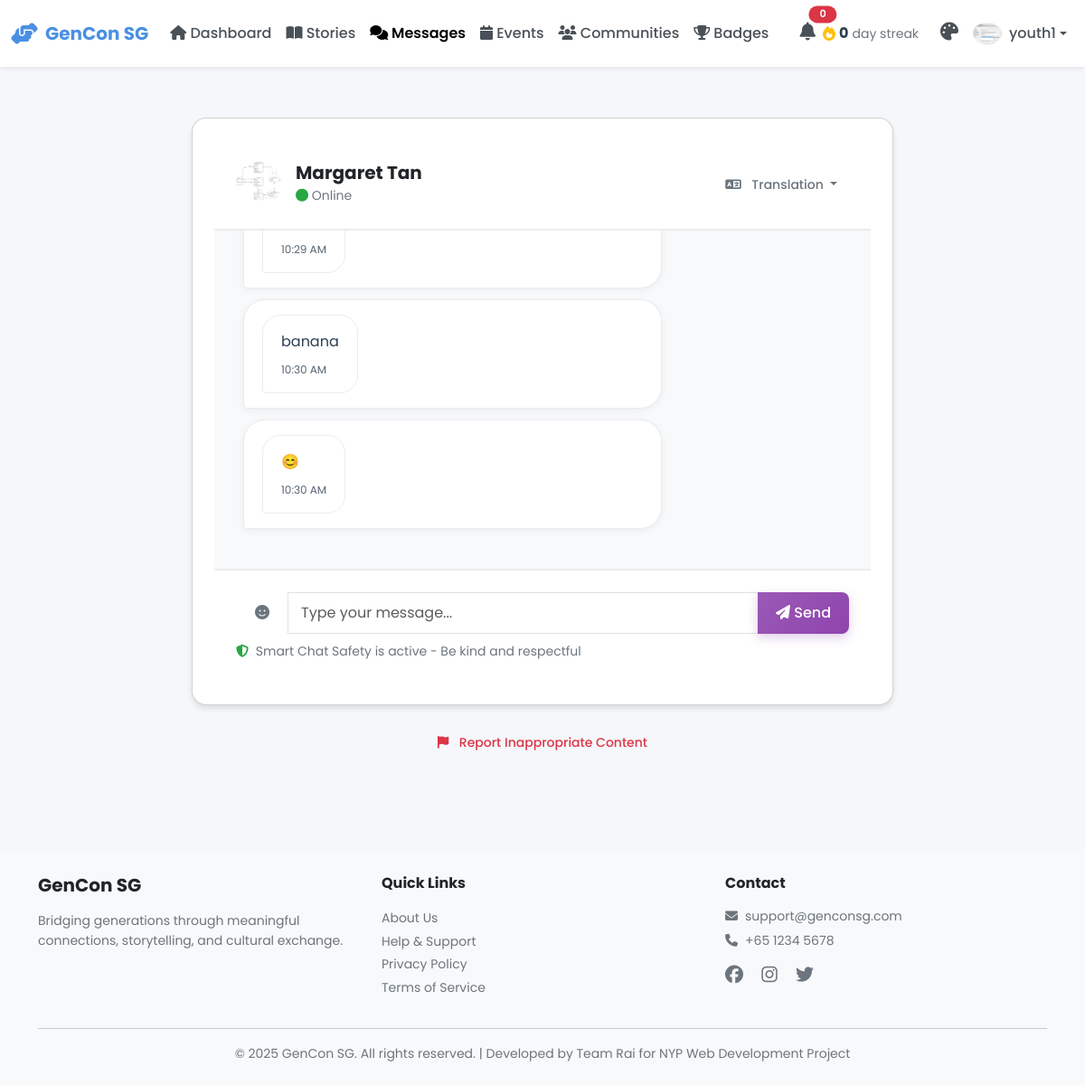
/youth/messages (signed in), run on the app's committed database.
### models.py (models this page shows, shortened)
class User(db.Model):
    __tablename__ = 'users'
    id = db.Column(db.Integer, primary_key=True)
    username = db.Column(db.String(80), unique=True, nullable=False, index=True)
    password_hash = db.Column(db.String(255), nullable=False)
    email = db.Column(db.String(120), unique=True, nullable=False, index=True)
    full_name = db.Column(db.String(120), nullable=False)
    phone = db.Column(db.String(20))
    age = db.Column(db.Integer, nullable=False)
    bio = db.Column(db.Text)  # User biography
    school = db.Column(db.String(255))  # School or organization for youth
    role = db.Column(db.String(20), nullable=False)  # 'senior', 'youth', or 'admin'
    profile_picture = db.Column(db.String(255), default='default-avatar.png')
    disable_reason = db.Column(db.Text)
    interests_json = db.Column(db.Text)  # Stores interests as JSON array
    languages_json = db.Column(db.Text)  # Stores languages as JSON array
    accessibility_settings_json = db.Column(db.Text)  # Stores settings as JSON object
    created_at = db.Column(db.DateTime, default=datetime.utcnow, nullable=False)
    last_active = db.Column(db.DateTime, default=datetime.utcnow, nullable=False)
    is_active = db.Column(db.Boolean, default=True)
    stories = db.relationship('Story', back_populates='user', lazy='dynamic')
    sent_messages = db.relationship('Message', foreign_keys='Message.sender_id',
                                   back_populates='sender', lazy='dynamic')
    received_messages = db.relationship('Message', foreign_keys='Message.recipient_id',
                                       back_populates='recipient', lazy='dynamic')
    senior_pairs = db.relationship('Pair', foreign_keys='Pair.senior_id',
                                   back_populates='senior', lazy='dynamic')
    youth_pairs = db.relationship('Pair', foreign_keys='Pair.youth_id',
                                 back_populates='youth', lazy='dynamic')
    streak = db.relationship('Streak', back_populates='user', uselist=False)
    badges = db.relationship('Badge', back_populates='user', lazy='dynamic')
    checkins = db.relationship('Checkin', back_populates='user', lazy='dynamic')
    @property
    def interests(self):
        """Get interests as Python list from JSON string."""
        if self.interests_json:
            return json.loads(self.interests_json)
        return []
    @interests.setter
    def interests(self, value):
        """Set interests from Python list, store as JSON string."""
        self.interests_json = json.dumps(value)
    @property
    def languages(self):
        """Get languages as Python list from JSON string."""
        if self.languages_json:
            return json.loads(self.languages_json)
        return []
    @languages.setter
    def languages(self, value):
        """Set languages from Python list, store as JSON string."""
        self.languages_json = json.dumps(value)
    @property
    def accessibility_settings(self):
        """Get accessibility settings as Python dict from JSON string."""
        if self.accessibility_settings_json:
            return json.loads(self.accessibility_settings_json)
        return {}

class Message(db.Model):
    __tablename__ = 'messages'
    id = db.Column(db.Integer, primary_key=True)
    sender_id = db.Column(db.Integer, db.ForeignKey('users.id'), nullable=False, index=True)
    recipient_id = db.Column(db.Integer, db.ForeignKey('users.id'), nullable=False, index=True)
    content = db.Column(db.Text, nullable=False)
    original_language = db.Column(db.String(10), default='en')
    translated_content = db.Column(db.Text)  # Translated version
    is_voice = db.Column(db.Boolean, default=False)
    voice_url = db.Column(db.String(255))
    is_flagged = db.Column(db.Boolean, default=False)  # Flagged by safety system
    created_at = db.Column(db.DateTime, default=datetime.utcnow, nullable=False, index=True)
    sender = db.relationship('User', foreign_keys=[sender_id], back_populates='sent_messages')
    recipient = db.relationship('User', foreign_keys=[recipient_id], back_populates='received_messages')
    reports = db.relationship('ChatReport', back_populates='message', lazy='dynamic')

### blueprints/youth.py (the view, shortened to what this page needs)
@youth_bp.route('/messages', methods=['GET', 'POST'])
@login_required
def messages():
    user_id = session['user_id']
    pair = Pair.query.filter_by(youth_id=user_id, status='active').first()
    if not pair:
        flash('You are not currently paired with a senior', 'info')
        return render_template('youth/messages.html', buddy=None, messages=[])
    buddy = User.query.get(pair.senior_id)
    messages = Message.query.filter(
        ((Message.sender_id == user_id) & (Message.recipient_id == buddy.id)) |
        ((Message.sender_id == buddy.id) & (Message.recipient_id == user_id))
    ).order_by(Message.created_at).all()
    return render_template('youth/messages.html', buddy=buddy, messages=messages)

### app.py (called while the page is built)
@app.context_processor
def inject_user():
    return dict(session=session)

### blueprints/youth.py (called while the page is built)
def login_required(f):
    @wraps(f)
    def decorated_function(*args, **kwargs):
        if 'user_id' not in session:
            flash('Please login to access this page', 'warning')
            return redirect(url_for('auth.login', role='youth'))
        if session.get('role') != 'youth':
            flash('Access denied. Youth account required.', 'danger')
            return redirect(url_for('index'))
        return f(*args, **kwargs)
    return decorated_function

### templates/youth/messages.html (shortened to what this page needs)
{% extends "base.html" %}
{% block body_class %}messages-page{% endblock %}
{% block content %}
<div class="container-fluid py-4">
    <div class="row">
        <div class="col-lg-8 mx-auto">
            {% if buddy %}
            <div class="card chat-card">
                <div class="chat-header">
                    <div class="d-flex align-items-center">
                        <img src="{{ url_for('static', filename='images/' + buddy.profile_picture) }}"
                             alt="{{ buddy.full_name }}"
                             class="rounded-circle me-3"
                             style="width: 50px; height: 50px; object-fit: cover;">
                        <div>
                            <h5 class="mb-0">{{ buddy.full_name }}</h5>
                            <small class="text-muted">
                                <i class="fas fa-circle text-success"></i> Online
                            </small>
                        </div>
                        <div class="ms-auto">
                            <div class="btn-group">
                                <button class="btn btn-sm btn-outline-secondary dropdown-toggle"
                                        data-bs-toggle="dropdown">
                                    <i class="fas fa-language me-2"></i>
                                    Translation
                                </button>
                            </div>
                        </div>
                    </div>
                </div>
                <div class="chat-messages" id="chatMessages">
                    {% if messages %}
                        {% for message in messages %}
                        <div class="message {% if message.sender_id == session.user_id %}message-sent{% else %}message-received{% endif %}">
                            <div class="message-content">
                                <p class="mb-1">{{ message.content }}</p>
                                <small class="message-time">
                                    {{ message.created_at.strftime('%I:%M %p') }}
                                </small>
                            </div>
                        </div>
                        {% endfor %}
                    {% else %}
                        <div class="text-center py-5 text-muted">
                            <i class="fas fa-comments fa-3x mb-3"></i>
                            <p>No messages yet. Start a conversation!</p>
                        </div>
                    {% endif %}
                </div>
                <div class="chat-input">
                    <form id="messageForm" method="POST" action="{{ url_for('youth.messages') }}">
                        <div class="input-group">
                            <button class="btn btn-outline-secondary" type="button"
                                    data-bs-toggle="dropdown">
                                <i class="fas fa-smile"></i>
                            </button>
                            <input type="text"
                                   class="form-control"
                                   id="messageInput"
                                   name="message"
                                   placeholder="Type your message..."
                                   autocomplete="off"
                                   required>
                            <button class="btn btn-primary" type="submit">
                                <i class="fas fa-paper-plane"></i>
                                Send
                            </button>
                        </div>
                        <small class="text-muted mt-2 d-block">
                            <i class="fas fa-shield-alt text-success me-1"></i>
                            Smart Chat Safety is active - Be kind and respectful
                        </small>
                    </form>
                </div>
            </div>
            <div class="text-center mt-3">
                <button class="btn btn-sm btn-outline-danger" data-bs-toggle="modal" data-bs-target="#reportModal">
                    <i class="fas fa-flag me-2"></i>
                    Report Inappropriate Content
                </button>
            </div>
            {% endif %}
        </div>
    </div>
</div>
{% endblock %}

### static/css/main.css (style rules this page uses)
:root { --primary-color: #4A90E2; --primary-hover: #357ABD; --secondary-color: #7B68EE; --success-color: #28A745; --warning-color: #FFC107; --danger-color: #DC3545; --info-color: #17A2B8; --senior-primary: #E67E22; --senior-secondary: #2ECC71; --senior-accent: #F39C12; --youth-primary: #9B59B6; --youth-secondary: #3498DB; --youth-accent: #E74C3C; --admin-primary: #34495E; --admin-secondary: #16A085; --admin-accent: #E67E22; --white: #FFFFFF; --black: #000000; --gray-100: #F8F9FA; --gray-200: #E9ECEF; --gray-300: #DEE2E6; --gray-400: #CED4DA; --gray-500: #ADB5BD; --gray-600: #6C757D; --gray-700: #495057; --gray-800: #343A40; --gray-900: #212529; --font-family: 'Poppins', -apple-system, BlinkMacSystemFont, 'Segoe UI', sans-serif; --font-size-base: 16px; --font-size-sm: 14px; --font-size-lg: 18px; --font-size-xl: 20px; --font-size-xxl: 24px; --font-weight-light: 300; --font-weight-normal: 400; --font-weight-medium: 500; --font-weight-semibold: 600; --font-weight-bold: 700; --spacing-xs: 0.25rem; --spacing-sm: 0.5rem; --spacing-md: 1rem; --spacing-lg: 1.5rem; --spacing-xl: 2rem; --spacing-xxl: 3rem; --border-radius-sm: 0.25rem; --border-radius-md: 0.5rem; --border-radius-lg: 1rem; --border-radius-xl: 1.5rem; --border-radius-pill: 50rem; --shadow-sm: 0 1px 2px rgba(0, 0, 0, 0.05); --shadow-md: 0 4px 6px rgba(0, 0, 0, 0.1); --shadow-lg: 0 10px 15px rgba(0, 0, 0, 0.15); --shadow-xl: 0 20px 25px rgba(0, 0, 0, 0.2); --transition-fast: 150ms ease-in-out; --transition-base: 300ms ease-in-out; --transition-slow: 500ms ease-in-out; --z-dropdown: 1000; --z-sticky: 1020; --z-fixed: 1030; --z-modal-backdrop: 1040; --z-modal: 1050; --z-popover: 1060; --z-tooltip: 1070; }
* { margin: 0; padding: 0; box-sizing: border-box; }
img { max-width: 100%; height: auto; display: block; }
body { font-family: var(--font-family); font-size: var(--font-size-base); font-weight: var(--font-weight-normal); line-height: 1.6; color: var(--gray-900); background-color: var(--gray-100); overflow-x: hidden; }
h1, h2, h3, h4, h5, h6 { font-weight: var(--font-weight-bold); line-height: 1.2; margin-bottom: var(--spacing-md); color: var(--gray-900); }
h5 { font-size: 1.25rem; }
p { margin-bottom: var(--spacing-md); }
.text-muted { color: var(--gray-600) !important; }
.text-success { color: var(--success-color) !important; }
.btn { display: inline-block; font-weight: var(--font-weight-medium); text-align: center; white-space: nowrap; vertical-align: middle; user-select: none; border: 1px solid transparent; padding: 0.625rem 1.25rem; font-size: var(--font-size-base); line-height: 1.5; border-radius: var(--border-radius-md); transition: all var(--transition-base); cursor: pointer; }
.btn-primary { background-color: var(--primary-color); color: var(--white); border-color: var(--primary-color); }
.btn-sm { padding: 0.375rem 0.75rem; font-size: var(--font-size-sm); }
.card { background-color: var(--white); border-radius: var(--border-radius-lg); box-shadow: var(--shadow-md); padding: var(--spacing-lg); margin-bottom: var(--spacing-lg); transition: all var(--transition-base); }
.form-control { display: block; width: 100%; padding: 0.625rem 0.875rem; font-size: var(--font-size-base); font-weight: var(--font-weight-normal); line-height: 1.5; color: var(--gray-900); background-color: var(--white); border: 1px solid var(--gray-300); border-radius: var(--border-radius-md); transition: border-color var(--transition-fast); }
.mt-2 { margin-top: var(--spacing-sm); }
.mt-3 { margin-top: var(--spacing-md); }
.mb-1 { margin-bottom: var(--spacing-xs); }
.d-block { display: block; }
.d-flex { display: flex; }
.align-items-center { align-items: center; }
.text-center { text-align: center; }
.rounded-circle { border-radius: 50%; }

### templates/youth/messages.html (style rules this page uses)
.chat-card { height: calc(100vh - 150px); display: flex; flex-direction: column; }
.chat-header { padding: 1.5rem; border-bottom: 2px solid #E9ECEF; background: white; }
.chat-messages { flex: 1; overflow-y: auto; padding: 2rem; background: #F8F9FA; }
.message { margin-bottom: 1.5rem; display: flex; }
.message-received { justify-content: flex-start; }
.message-content { max-width: 70%; padding: 1rem 1.25rem; border-radius: 1.25rem; position: relative; }
.message-received .message-content { background: white; border: 1px solid #E9ECEF; border-bottom-left-radius: 0.25rem; color: #2C3E50; }
.message-time { display: block; margin-top: 0.5rem; font-size: 0.75rem; opacity: 0.8; }
.chat-input { padding: 1.5rem; background: white; border-top: 2px solid #E9ECEF; }

### data on the page
User: profile_picture (picture), full_name "Margaret Tan"
Message: created_at "10:29 AM"
Message: content "banana", created_at "10:30 AM"
Message: content "😊", created_at "10:30 AM"

### other printed values
{{ session.username }} "youth1"
